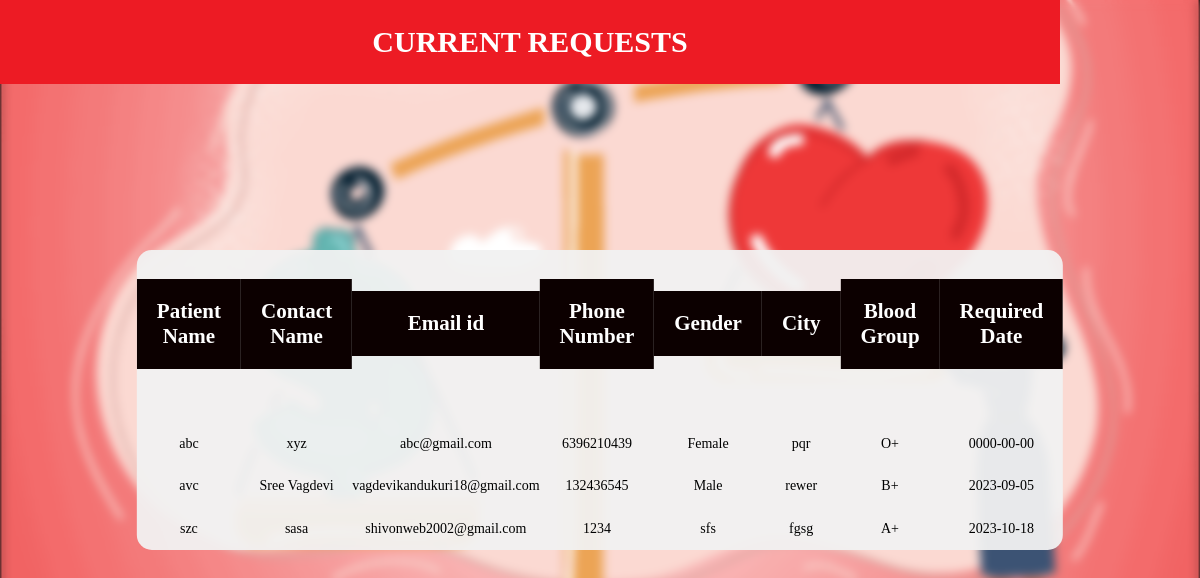
Screenshot of /Crequests.php with the database file from the repository.
### tables this page shows
CREATE TABLE `requestblood` (
  `id` int(255) NOT NULL,
  `PatientName` varchar(255) NOT NULL,
  `ContactName` varchar(255) NOT NULL,
  `PhoneNumber` bigint(20) NOT NULL,
  `Emailid` varchar(255) NOT NULL,
  `BloodGroup` varchar(255) NOT NULL,
  `RequiredDate` date NOT NULL,
  `City` varchar(255) NOT NULL,
  `DoctorName` varchar(255) NOT NULL,
  `Gender` varchar(255) NOT NULL,
  `HospitalDetails` varchar(255) NOT NULL,
  `Comments` varchar(255) NOT NULL,
  `dt` date NOT NULL,
  `status` tinyint(2) NOT NULL DEFAULT 0
);

### Crequests.php (the view, shortened to what this page needs)
<?php
    require_once("connection.php");
    $query = "select * from requestblood";
    $result = mysqli_query($con,$query);
 ?>
<!DOCTYPE html>
<html>
    <head>
        <link href="cr.css" rel="stylesheet" type="text/css">
      </head>
            <body>
            <div class="test">
            <div class="currentreq">
                <h1>CURRENT REQUESTS</h1>
            </div>
            <table >
              <tr>
                  <td><h2>Patient Name</h2></td>
                  <td><h2>Contact Name</h2></td>
                  <td><h2>Email id</h2></td>
                  <td><h2>Phone Number</h2></td>
                  <td><h2>Gender</h2></td>
                  <td><h2>City</h2></td>
                  <td><h2>Blood Group</h2></td>
                  <td><h2>Required Date</h2></td>
              </tr>
              </div>
              <?php
                while($rows=mysqli_fetch_assoc($result))
                {
              ?>
              <tr>
                    <td><?php echo $rows['PatientName']; ?></td>
                    <td><?php echo $rows['ContactName']; ?></td>
                    <td><?php echo $rows['Emailid']; ?></td>
                    <td><?php echo $rows['PhoneNumber']; ?></td>
                    <td><?php echo $rows['Gender']; ?></td>
                    <td><?php echo $rows['City']; ?></td>
                    <td><?php echo $rows['BloodGroup']; ?></td>
                    <td><?php echo $rows['RequiredDate']; ?></td>
              </tr>
              <?php
            }
            ?>
            </body>
    </html>

### cr.css (style rules this page uses)
* { list-style: none; margin: 0; padding: 0; }
body { font-size: 14px; background: #fff; background-image: url('currentrequest1.png'); background-size: 100%; background-repeat: no-repeat; background-attachment: fixed; }
.currentreq h1 { background: #ed1b24; font-size: 30px; color: #fff; font-weight: bold; line-height: 24px; padding: 30px; text-align: center; }
.test { Position:fixed; top: 0; left: 0; right: 0; bottom: 0; z-index: l; backdrop-filter: blur(5px); }
table { background-color: #f2f2f2f2; position: fixed; z-index: 2; left: 50%; top: 50%; transform: translate(-50%,-50%); width: 90%; border-spacing: 0; height: 300px; overflow: hidden; box-shadow: #0c0000; border-radius: 15px; text-align: center; }
h2 { background: #0c0000; color: #fff; padding: 20px; margin-top: -25px; box-shadow: #fff; }
@media screen and (max-width: 1200px )and (min-width: 540px) { .currentreq h1 { width:1000px } }
@media screen and (max-width: 1200px )and (min-width: 540px) { table { width: 20%; } }

### rows the page displays
requestblood: PatientName "abc", ContactName "xyz", Emailid "abc@gmail.com", PhoneNumber "6396210439", Gender "Female", City "pqr", BloodGroup "O+", RequiredDate "0000-00-00"
requestblood: PatientName "avc", ContactName "Sree Vagdevi", Emailid "vagdevikandukuri18@gmail.com", PhoneNumber "132436545", Gender "Male", City "rewer", BloodGroup "B+", RequiredDate "2023-09-05"
requestblood: PatientName "szc", ContactName "sasa", Emailid "shivonweb2002@gmail.com", PhoneNumber "1234", Gender "sfs", City "fgsg", BloodGroup "A+", RequiredDate "2023-10-18"
